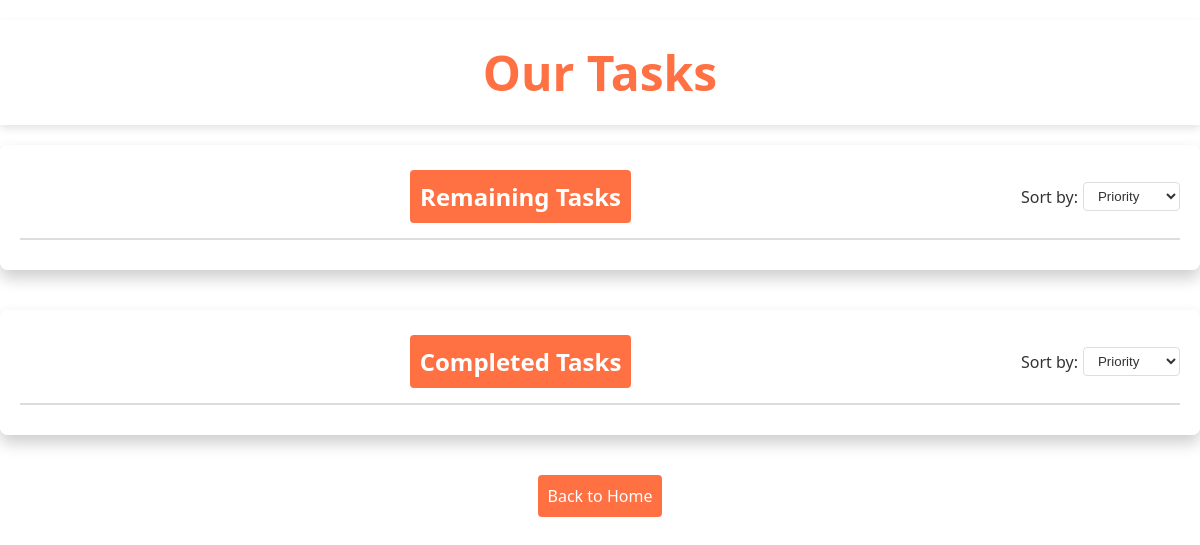
The app's page /view_tasks, older data.
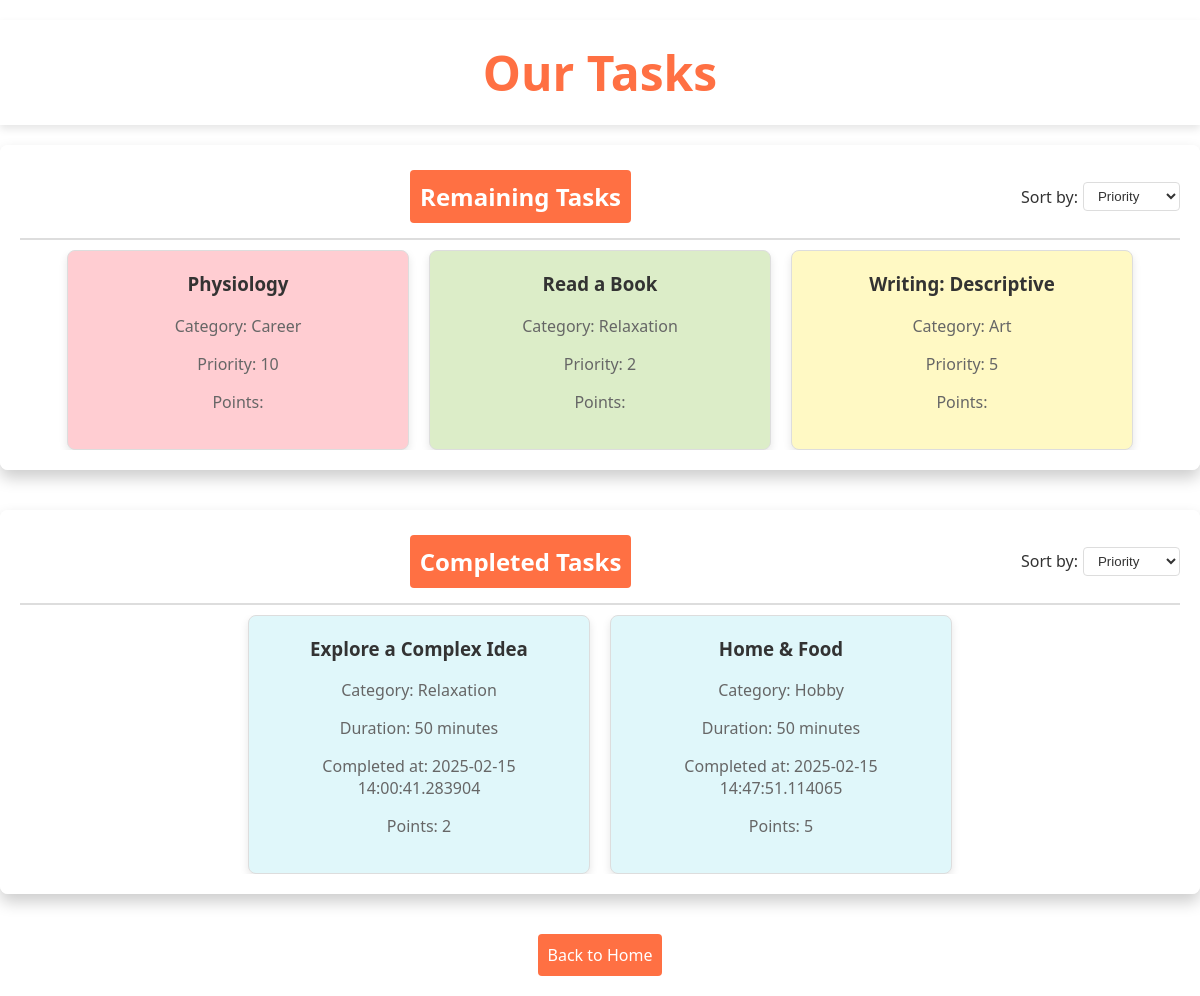
The same page, newer data.
### tables this page shows
CREATE TABLE tasks (
    id INTEGER PRIMARY KEY AUTOINCREMENT,
    name TEXT NOT NULL,
    category TEXT NOT NULL,
    duration INTEGER NOT NULL,
    priority TEXT NOT NULL,
    points INTEGER NOT NULL DEFAULT 0
);

CREATE TABLE completed_tasks (
    id INTEGER PRIMARY KEY AUTOINCREMENT,
    task_id INTEGER NOT NULL,
    task_name TEXT NOT NULL,
    category TEXT NOT NULL,
    duration INTEGER NOT NULL,
    completed_at TIMESTAMP NOT NULL,
    points INTEGER NOT NULL,
    FOREIGN KEY (task_id) REFERENCES tasks(id)
);

### app.py (the view)
@app.route('/view_tasks')
def view_tasks():
    today = datetime.now().strftime('%Y-%m-%d')
    with sqlite3.connect('tasks.db') as conn:
        cursor = conn.cursor()
        cursor.execute('SELECT id, name, category, priority, points FROM tasks ORDER BY category ASC')
        remaining_tasks = cursor.fetchall()
    cursor.execute('SELECT task_name, category, duration, completed_at, points FROM completed_tasks WHERE DATE(completed_at) = ?', (today,))
    completed_tasks = cursor.fetchall()
    return render_template('view_tasks.html', remaining_tasks=remaining_tasks,   completed_tasks=completed_tasks)

### templates/view_tasks.html (shortened to what this page needs)
<!DOCTYPE html>
<html>
<head>
    <link rel="stylesheet" type="text/css" href="{{ url_for('static', filename='style.css') }}">
</head>
<body>
    <header>
        <h1 class="view-tasks-header">Our Tasks</h1>
    </header>
    <div class="content">
        <section>
            <div class="sort-container">
                <h2 onclick="toggleSection('remainingTasks')" class="collapsible collapsible-appealing">Remaining Tasks</h2>
                <div>
                    <label for="sortRemaining">Sort by:</label>
                    <select id="sortRemaining" onchange="sortTasks('remainingTasks', this.value)">
                        <option value="priority">Priority</option>
                    </select>
                </div>
            </div>
            <div id="remainingTasks" class="task-container">
                {% for task in remaining_tasks %}
                    <div class="card task-card" data-name="{{ task[1] }}" data-category="{{ task[2] }}" data-priority="{{ task[3] }}">
                        <h3>{{ task[1] }}</h3>
                        <p>Category: {{ task[2] }}</p>
                        <p>Priority: {{ task[4] }}</p>
                        <p>Points: {{ task[5] }}</p>
                    </div>
                {% endfor %}
            </div>
        </section>
        <section>
            <div class="sort-container">
                <h2 onclick="toggleSection('completedTasks')" class="collapsible collapsible-appealing">Completed Tasks</h2>
                <div>
                    <label for="sortCompleted">Sort by:</label>
                    <select id="sortCompleted" onchange="sortTasks('completedTasks', this.value)">
                        <option value="priority">Priority</option>
                    </select>
                </div>
            </div>
            <div id="completedTasks" class="task-container">
                {% for task in completed_tasks %}
                    <div class="card task-card completed" data-name="{{ task[0] }}" data-category="{{ task[1] }}" data-priority="{{ task[4] }}">
                        <h3>{{ task[0] }}</h3>
                        <p>Category: {{ task[1] }}</p>
                        <p>Duration: {{ task[2] }} minutes</p>
                        <p>Completed at: {{ task[3] }}</p>
                        <p>Points: {{ task[4] }}</p>
                    </div>
                {% endfor %}
            </div>
        </section>
    </div>
    <a href="{{ url_for('index') }}" class="back-link">Back to Home</a>
</body>
</html>

### static/style.css (style rules this page uses)
header { background-color: rgba(255, 255, 255, 0.8); width: 100%; padding: 20px; box-shadow: 0 4px 8px rgba(0, 0, 0, 0.1); }
section { background-color: rgba(255, 255, 255, 0.8); margin: 20px; padding: 20px; border-radius: 8px; box-shadow: 0 4px 8px rgba(0, 0, 0, 0.1); width: 80%; max-width: 400px; }

Row changes from the older to the newer data that the page shows:
added tasks: name "Writing: Descriptive", category "Art", points "5"
added tasks: name "Physiology", category "Career", points "10"
added tasks: name "Read a Book", category "Relaxation", points "2"
added completed_tasks: task_name "Explore a Complex Idea", category "Relaxation", duration "50", completed_at "2025-02-15 14:00:41.283904", points "2"
added completed_tasks: task_name "Home & Food", category "Hobby", duration "50", completed_at "2025-02-15 14:47:51.114065", points "5"
